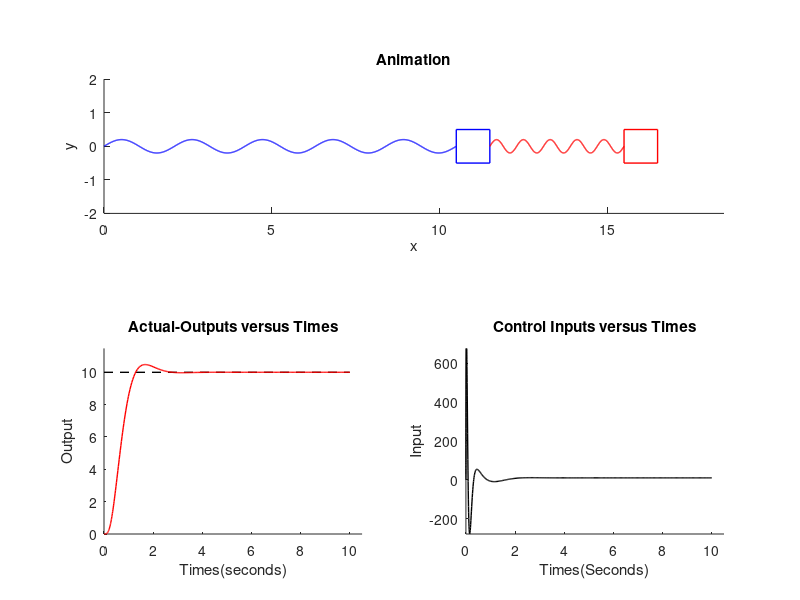

This chart was generated by the following MATLAB code:
%% Parameters
k1 = 1;     %Spring Coefficients1
k2 = 5;     %Spring Coefficients2
m1 = 1;     %Mass1
m2 = 0.5;   %Mass2

%% Control Objective
r = 10;     %Desired Position

%% System Performance
OS = 5;     %Percent Overshoots
Ts = 2;      %Settling Times

%% Linearlized System
    %dx = Ax+Bu
    %y = Cx+Du
A = [ 0 0 1 0 0 ; 0 0 0 1 0 ; -(k1+k2)/m1 k2/m1 0 0 1/m1 ; k2/m2 -k2/m2 0 0 0 ; 0 0 0 0 0];
B = [0;0;0;0;1];
C = [0 1 0 0 0];
D = 0;

%% Pole Analysis & Second Order Approximation
sigma = -4/Ts;                              
omega = sigma*pi/log(OS/100);
P = [sigma+omega*1i , sigma-omega*1i];
P_aprox = 10*[sigma-0.5,sigma,sigma+0.5];
Poles = [P,P_aprox];

%% Poles Placement
K = place(A,B,Poles);   %Control Gain

%% Full-State Feedbacks Control
    %u = -Kx + Nr
N = -1/(C/(A-B*K)*B);   %Steady-State Error Compensator Gain
u = @(x)(-K*x+N*r);

%% Simulation
[t,x] = ode45(@(t,x)A*x+B*u(x),[0 10],[0;0;0;0;0]);

%% Animation Parameters
L1 = 1;
L2 = 5;
w1 = 1/2;
w2 = 1/2;
box1 = [-w1 w1 w1 -w1 -w1 ; w1 w1 -w1 -w1 w1];
box2 = [-w2 w2 w2 -w2 -w2 ; w2 w2 -w2 -w2 w2];

%% Animation
N = numel(t);

figure('Name','Animation','Windowstate','maximized')
subplot(2,2,3)
hold on 
axis([0 max(t)+0.5 0 max(x(:,2))+1]);
plot([t(1) t(end)],[r r],'k--','linewidth',1);
title('Actual-Outputs versus Times') 
xlabel('Times(seconds)')
ylabel('Output')

for i = 1:N-1
    subplot(2,2,[1,2])
    hold on 
    axis equal
    axis([0 max(x(:,2))+L1+L2+2 -2 2]);
    B1 = plot(box1(1,:)+L1+x(i,1),box1(2,:),'b','linewidth',1);
    B2 = plot(box2(1,:)+L1+L2+x(i,2),box2(2,:),'r','linewidth',1);
    
    L_s1 = L1+x(i,1)-w1;                  %Spring1 Length
    L_s2 = (L2+x(i,2) - x(i,1))-w1-w2;    %Spring2 Length
    N_s1 = 0:0.01:L_s1;        
    N_s2 = 0:0.01:L_s2;             
    Spring1 = plot(N_s1,0.2*sin(2*pi*(5/L_s1)*N_s1),'b','linewidth',1);
    Spring2 = plot(N_s2+L1+x(i,1)+w1,0.2*sin(2*pi*(5/L_s2)*N_s2),'r','linewidth',1);
    title('Animation')
    xlabel('x')
    ylabel('y')
    
    subplot(2,2,3)
    hold on 
    plot([t(i) t(i+1)],[x(i,2),x(i+1,2)],'r','linewidth',1);
    
    subplot(2,2,4)
    hold on 
    axis([0 max(t)+0.5 min(x(:,5))-1 max(x(:,5))+1]);
    plot([t(i) t(i+1)],[x(i,5),x(i+1,5)],'k','linewidth',1);
    title('Control Inputs versus Times')
    xlabel('Times(Seconds)')
    ylabel('Input')
    
    pause((t(i+1)-t(i)))
    if i ~= N-1
        delete(B1);
        delete(B2);
        delete(Spring1);
        delete(Spring2);
    end
end

